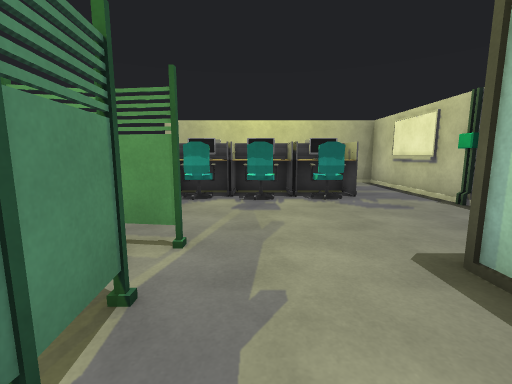
View 1 (above)

14 first-person views from a walk through a Unity game level. The camera is 1.3 m above the floor, tilts 8° down and sees 90° across. The floor is counted in squares, 1 m on a side. Each view is taken from the middle of a square. On the plan, view 1 faces up. The plan holds only what a view shows up to about 13 squares ahead; the rest is blank. Some animated figures are left out.

View 2
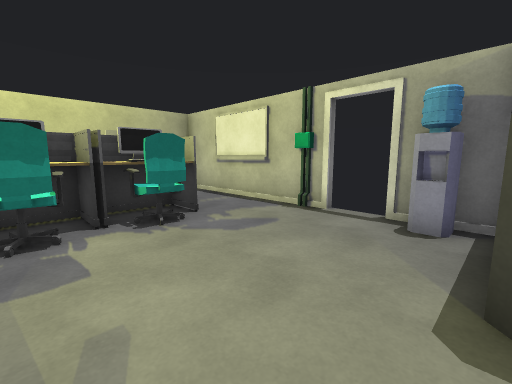

View 3
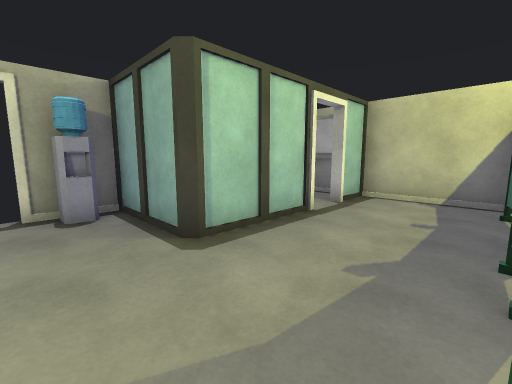

View 4
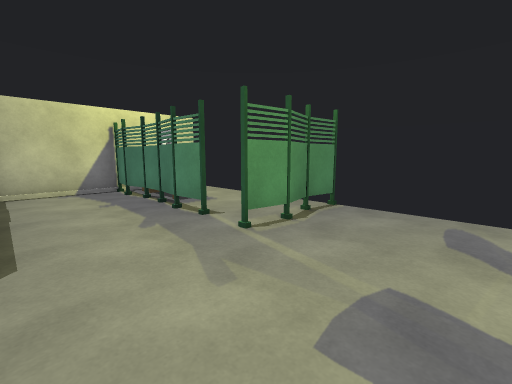

View 5
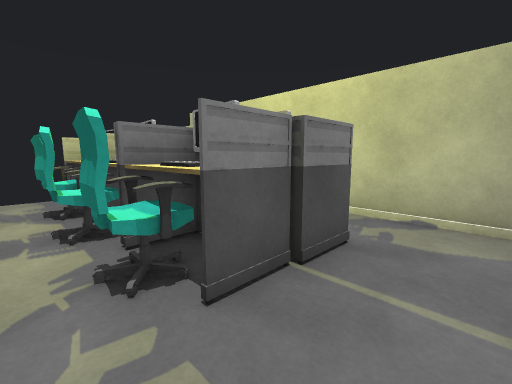

View 6
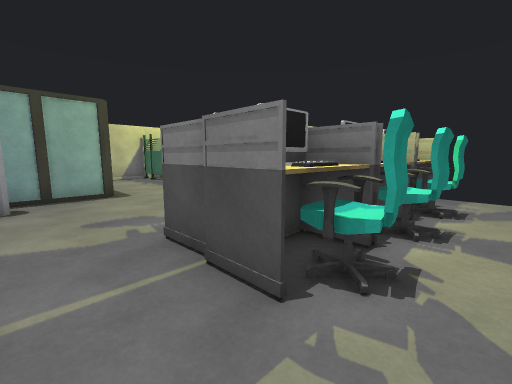

View 7
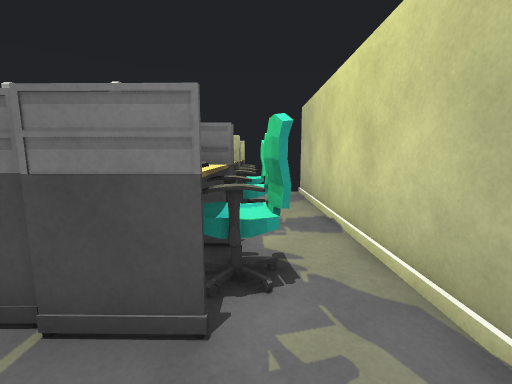

View 8
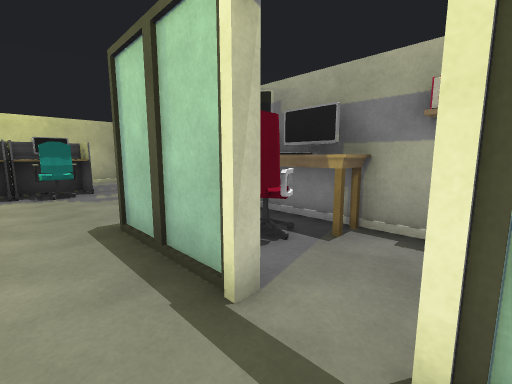

View 9
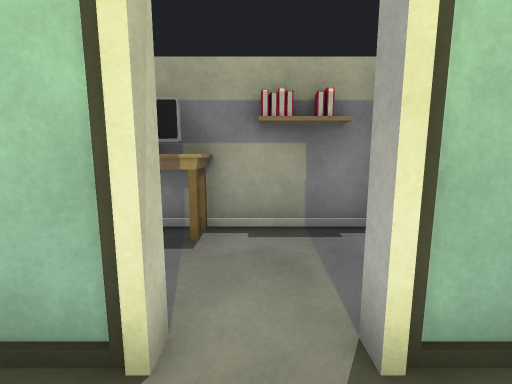

View 10
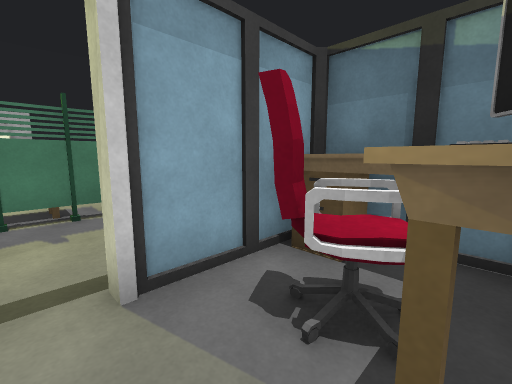

View 11
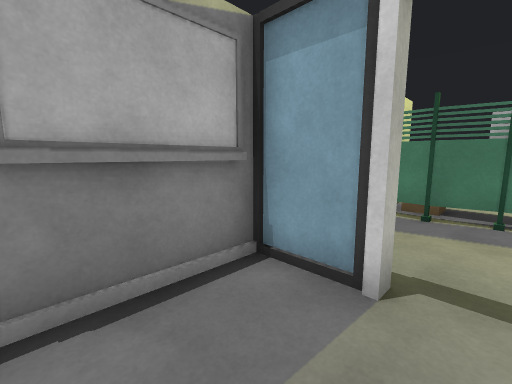

View 12
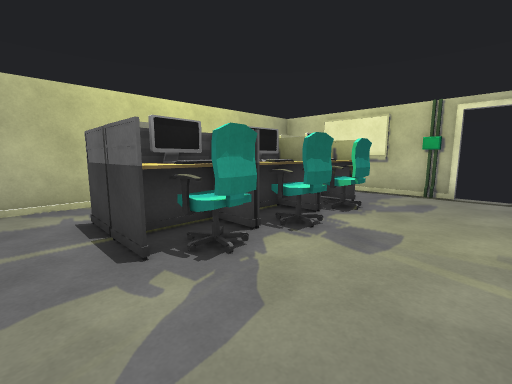

View 13
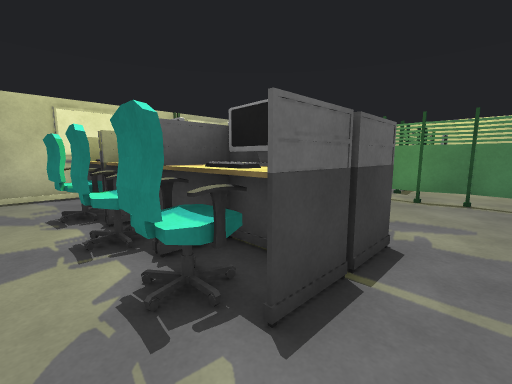

View 14
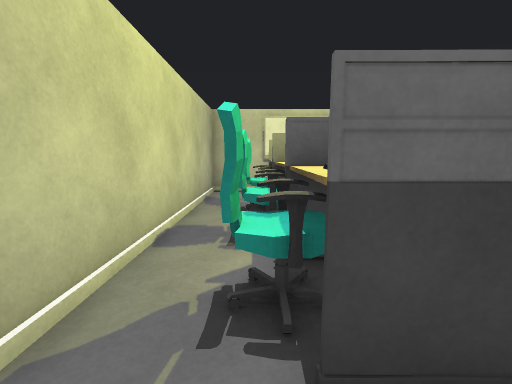

### Floor plan
Key: @ floor where view 1 was taken; # wall or solid block; x gap in a wall; . floor; ^ raised ledge.
Columns run from 4 left of view 1 to 6 right of it. Each row starts with its distance up from view 1.
 13 ###########
 12 ..........#
 11 ..^#^^^^..#
 10 .#^###^#..#
  9 .##^####..#
  8 ..^^^^^^..#
  7 ..........#
  6 ..........x
  5 ..........x
  4 ###......##
  3 .......##^#
  2 ...#..#^^^#
  1 ...#..###^#
  0 ..^#@.##.^#
 -1 ..##......#
 -2 ..##...#..#
 -3  .^#...####
 -4   #######

Where each view was taken, in squares from view 1:
view 1: 0 up, 0 right, facing up
view 2: 3 up, 0 right, facing up-right
view 3: 5 up, 1 left, facing down-right
view 4: 7 up, 2 right, facing down-left
view 5: 7 up, 5 right, facing up-left
view 6: 12 up, 5 right, facing down-left
view 7: 11 up, 5 right, facing left
view 8: 2 down, 1 right, facing up-right
view 9: 1 down, 1 right, facing right
view 10: 1 down, 5 right, facing up-left
view 11: 1 down, 5 right, facing down-left
view 12: 5 up, 4 left, facing up-right
view 13: 12 up, 4 left, facing down-right
view 14: 11 up, 4 left, facing right
